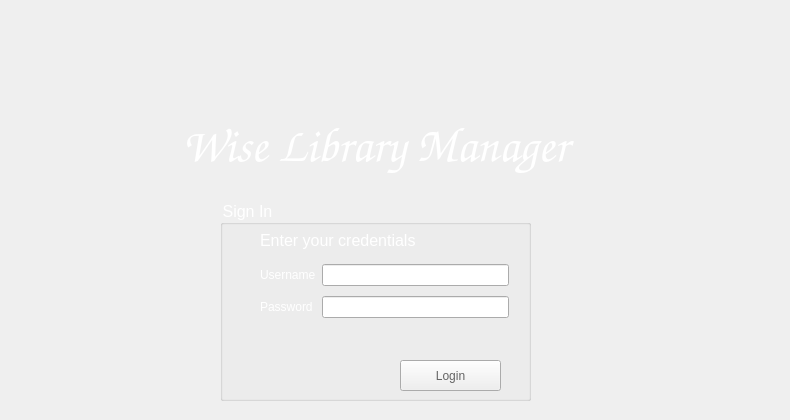
    <widget class="QWidget" name="LoginPage">
     <widget class="QGroupBox" name="groupBox">
      <property name="geometry">
       <rect>
        <x>220</x>
        <y>200</y>
        <width>311</width>
        <height>201</height>
       </rect>
      </property>
      <property name="font">
       <font>
        <family>MS Shell Dlg 2</family>
        <pointsize>12</pointsize>
        <weight>9</weight>
        <italic>false</italic>
        <bold>false</bold>
       </font>
      </property>
      <property name="styleSheet">
       <string notr="true">font: 75 12pt &quot;MS Shell Dlg 2&quot;;
color: rgb(255, 255, 255);</string>
      </property>
      <property name="title">
       <string>Sign In</string>
      </property>
      <widget class="QPushButton" name="LoginB">
       <property name="geometry">
        <rect>
         <x>180</x>
         <y>160</y>
         <width>101</width>
         <height>31</height>
        </rect>
       </property>
       <property name="styleSheet">
        <string notr="true">color: rgb(100, 100, 100);
</string>
       </property>
       <property name="text">
        <string>Login</string>
       </property>
      </widget>
      <widget class="QWidget" name="layoutWidget">
       <property name="geometry">
        <rect>
         <x>40</x>
         <y>60</y>
         <width>249</width>
         <height>62</height>
        </rect>
       </property>
       <layout class="QVBoxLayout" name="verticalLayout">
        <item>
         <layout class="QHBoxLayout" name="horizontalLayout">
          <item>
           <widget class="QLabel" name="label">
            <property name="styleSheet">
             <string notr="true">color: rgb(255, 255, 255);</string>
            </property>
            <property name="text">
             <string>Username</string>
            </property>
            <property name="scaledContents">
             <bool>false</bool>
            </property>
           </widget>
          </item>
          <item>
           <widget class="QLineEdit" name="le_usr">
            <property name="styleSheet">
             <string notr="true">color: rgb(0, 0, 0);</string>
            </property>
           </widget>
          </item>
         </layout>
        </item>
        <item>
         <layout class="QHBoxLayout" name="horizontalLayout_2">
          <item>
           <widget class="QLabel" name="label_2">
            <property name="styleSheet">
             <string notr="true">color: rgb(255, 255, 255);</string>
            </property>
            <property name="text">
             <string>Password </string>
            </property>
           </widget>
          </item>
          <item>
           <widget class="QLineEdit" name="le_pwd">
            <property name="styleSheet">
             <string notr="true">color: rgb(0, 0, 0);</string>
            </property>
            <property name="echoMode">
             <enum>QLineEdit::Password</enum>
            </property>
           </widget>
          </item>
         </layout>
        </item>
       </layout>
      </widget>
      <widget class="QLabel" name="StatusReport">
       <property name="geometry">
        <rect>
         <x>40</x>
         <y>30</y>
         <width>261</width>
         <height>21</height>
        </rect>
       </property>
       <property name="font">
        <font>
         <family>MS Shell Dlg 2</family>
         <pointsize>12</pointsize>
         <weight>9</weight>
         <italic>false</italic>
         <bold>false</bold>
         <strikeout>false</strikeout>
        </font>
       </property>
       <property name="styleSheet">
        <string notr="true">color: rgb(255, 255, 255);</string>
       </property>
       <property name="text">
        <string>Enter your credentials</string>
       </property>
       <property name="scaledContents">
        <bool>false</bool>
       </property>
      </widget>
     </widget>
     <widget class="QLabel" name="BackgroundSheet">
      <property name="geometry">
       <rect>
        <x>0</x>
        <y>0</y>
        <width>781</width>
        <height>411</height>
       </rect>
      </property>
      <property name="text">
       <string/>
      </property>
      <property name="pixmap">
       <pixmap>WLMbackground.jpg</pixmap>
      </property>
      <property name="scaledContents">
       <bool>false</bool>
      </property>
      <property name="wordWrap">
       <bool>false</bool>
      </property>
      <property name="openExternalLinks">
       <bool>false</bool>
      </property>
     </widget>
     <widget class="QLabel" name="Icon">
      <property name="geometry">
       <rect>
        <x>320</x>
        <y>20</y>
        <width>111</width>
        <height>91</height>
       </rect>
      </property>
      <property name="text">
       <string/>
      </property>
      <property name="pixmap">
       <pixmap>Wizard Librarian.png</pixmap>
      </property>
     </widget>
     <widget class="QLabel" name="label_3">
      <property name="geometry">
       <rect>
        <x>115</x>
        <y>100</y>
        <width>521</width>
        <height>91</height>
       </rect>
      </property>
      <property name="font">
       <font>
        <family>Comic Sans MS</family>
        <pointsize>36</pointsize>
       </font>
      </property>
      <property name="styleSheet">
       <string notr="true">color: rgb(255, 255, 255);</string>
      </property>
      <property name="text">
       <string>Wise Library Manager</string>
      </property>
      <property name="alignment">
       <set>Qt::AlignCenter</set>
      </property>
     </widget>
     <zorder>BackgroundSheet</zorder>
     <zorder>groupBox</zorder>
     <zorder>Icon</zorder>
     <zorder>label_3</zorder>
    </widget>
